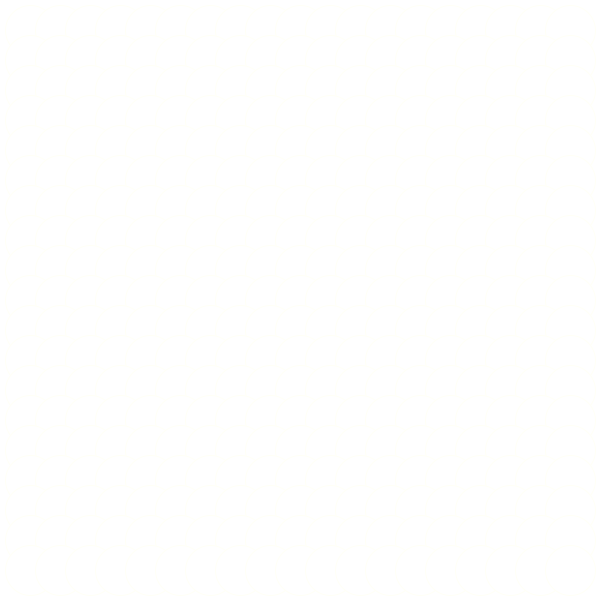
Frame 1 (no input)
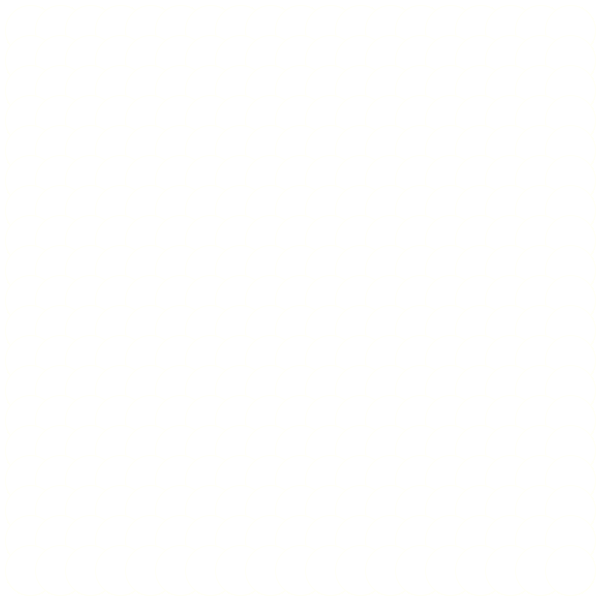
Frame 60 (the mouse pressed at the canvas centre just before this capture)
Frame 120 (the mouse held since frame 60 and released just before this capture): identical to frame 60, image omitted

The Processing sketch that drew these frames (run headless with seeded random() and noise(); from frame 60 on, the mouse is pressed at the canvas centre):

// Processing sketch: processing_51476
// ── processing_51476.pde

float grid = 30;


void setup(){
  size(600,600);
  background(255);
  smooth();
  stroke(-10);
  noCursor();
}



void draw(){
  for (float i = 0 + 30; i < width; i += grid){
    for (float j = 0 + 30; j < height; j += grid){
      if (mouseX > i && mouseX < i + grid && mouseY > j && mouseY < j + grid){
        fill (i,j,j,i);
         ellipse(i, j, 50, 50);
      }
         ellipse(j, i, 50, 50);  
    }
  }
}


void mouseClicked(){
 stroke(10);
 
 }
